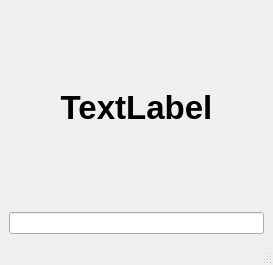
<?xml version="1.0" encoding="UTF-8"?> 
<ui version="4.0">
 <class>MainWindow</class>
 <widget class="QMainWindow" name="MainWindow">
  <property name="geometry">
   <rect>
    <x>0</x>
    <y>0</y>
    <width>273</width>
    <height>265</height>
   </rect>
  </property>
  <property name="windowTitle">
   <string>Ex0. QtDesigner</string>
  </property>
  <widget class="QWidget" name="centralwidget">
   <layout class="QVBoxLayout" name="verticalLayout">
    <item>
     <widget class="QLabel" name="label">
      <property name="font">
       <font>
        <pointsize>25</pointsize>
        <bold>true</bold>
       </font>
      </property>
      <property name="text">
       <string>TextLabel</string>
      </property>
      <property name="alignment">
       <set>Qt::AlignmentFlag::AlignCenter</set>
      </property>
     </widget>
    </item>
    <item>
     <widget class="QLineEdit" name="lineEdit"/>
    </item>
   </layout>
  </widget>
  <widget class="QMenuBar" name="menubar">
   <property name="geometry">
    <rect>
     <x>0</x>
     <y>0</y>
     <width>273</width>
     <height>24</height>
    </rect>
   </property>
  </widget>
  <widget class="QStatusBar" name="statusbar"/>
 </widget>
 <resources/>
 <connections/>
</ui>
